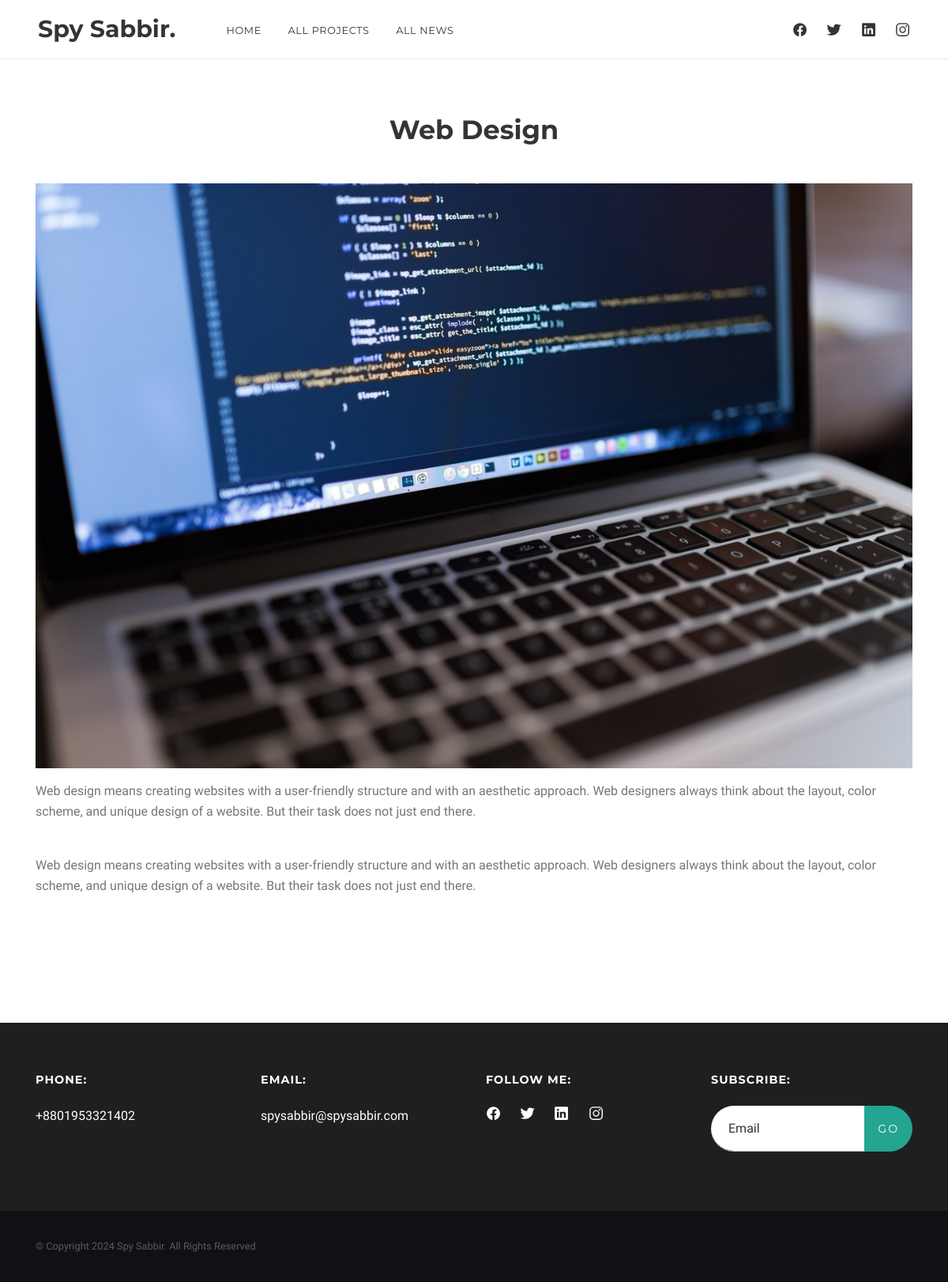
The app's page /services_details.php?id=14 with its own data.
### tables this page shows
CREATE TABLE `theme_default` (
  `id` int(11) NOT NULL,
  `default_item_name` varchar(200) NOT NULL,
  `default_item_value` text NOT NULL
);

CREATE TABLE `services` (
  `id` int(11) NOT NULL,
  `service_icon_name` varchar(100) NOT NULL,
  `service_name` varchar(100) NOT NULL,
  `service_photo` varchar(100) NOT NULL,
  `service_details` text NOT NULL
);

### admin/dbc.php (called while the page is built, shortened)
<?php
function connect_to_db(){
$hostname = "localhost";
$username = "root";
$password = "";
$database_name = "portfolio";
return $db_connect = mysqli_connect($hostname, $username, $password, $database_name);
}
function spy_sabbir_update($table_name, $update_name){
    $query = "SELECT default_item_value FROM $table_name WHERE default_item_name = '$update_name'";
    return mysqli_fetch_assoc(mysqli_query(connect_to_db(), $query))['default_item_value'];
}
?>

### services_details.php (the view)
<?php
  require_once 'header.php';
  require_once "admin/dbc.php";
  $id =$_GET['id'];
  $select_query = "SELECT * FROM services WHERE id= $id";
  $single_service = mysqli_fetch_assoc(mysqli_query(connect_to_db(), $select_query));
?>
 <section id="services" class="section">
    <div class="container">
      <h2 class="text-center" data-aos="fade-up"><?= $single_service['service_name'] ?></h2>
      <section class="mt-4">
        <div class="row">
          <div class="col-md-12 col-lg-12 mb-5 mb-md-0" data-aos="fade-up">
          <img alt="" class="w-100 d-block my-3 text-center" src="img/service/<?= $single_service['service_photo'] ?>">
            <p><?= $single_service['service_details'] ?></p>
                <br>
            <p><?= $single_service['service_details'] ?></p>
          </div>
        </div>
      </section>
    </div>
  </section>
<?php
  require_once 'footer.php';
?>

### header.php (shortened to what this page needs)
<?php
require_once "admin/dbc.php";
?>
<!doctype html>
<html lang="en">
<head>
  <link href="admin/lib/font-awesome/css/font-awesome.css" rel="stylesheet">
  <link rel="stylesheet" href="css/style.css">
</head>
<body>
  <nav id="scrollspy" class="navbar navbar-desctop">
    <div class="d-flex position-relative w-100">
      <a class="navbar-brand" href="index.php"><?= spy_sabbir_update('theme_default', 'owner_name'); ?>.</a>
      <ul class="navbar-nav-desctop mr-auto d-none d-lg-block">
        <?php if($_SERVER['REQUEST_URI'] == "/index.php"){  ?>
          <li><a class="nav-link" href="#home">Home</a></li>
          <li><a class="nav-link" href="#about">About</a></li>
          <li><a class="nav-link" href="#services">Services</a></li>
          <li><a class="nav-link" href="#experience">Experience</a></li>
          <li><a class="nav-link" href="#projects">Projects</a></li>
          <li><a class="nav-link" href="#testimonials">Testimonials</a></li>
          <li><a class="nav-link" href="#news">News</a></li>
        <?php }else{ ?>
          <li><a class="nav-link" href="index.php">Home</a></li>
          <li><a class="nav-link" href="all_project.php">All Projects</a></li>
          <li><a class="nav-link" href="all_news.php">All News</a></li>
        <?php } ?>
      </ul>
      <ul class="social-icons mr-auto mr-lg-0 d-none d-sm-block">
        <li><a href="<?= spy_sabbir_update('theme_default', 'facebook_link'); ?>" target="_blank">
            <ion-icon name="logo-facebook"></ion-icon>
          </a></li>
        <li><a href="<?= spy_sabbir_update('theme_default', 'twitter_link'); ?>" target="_blank">
            <ion-icon name="logo-twitter"></ion-icon>
          </a></li>
        <li><a href="<?= spy_sabbir_update('theme_default', 'instagram_link'); ?>" target="_blank">
            <ion-icon name="logo-linkedin"></ion-icon>
          </a></li>
        <li><a href="<?= spy_sabbir_update('theme_default', 'linkedin_link'); ?>" target="_blank">
            <ion-icon name="logo-instagram"></ion-icon>
          </a></li>
      </ul>
    </div>
  </nav>

### footer.php (shortened to what this page needs)
 <footer>
   <div class="section py-5 pb-0" style="background-color: <?= spy_sabbir_update('theme_default', 'primary_background_color'); ?>;">
     <div class="container">
       <div class="row">
         <div class="col-md-6 col-lg-3">
           <h6 class="text-white mb-4">Phone:</h6>
           <p class="text-white mb-4"><?= spy_sabbir_update('theme_default', 'owner_phone_number'); ?></p>
         </div>
         <div class="col-md-6 col-lg-3">
           <h6 class="text-white mb-4">Email:</h6>
           <p class="text-white mb-4"><?= spy_sabbir_update('theme_default', 'owner_email_address'); ?></p>
         </div>
         <div class="col-md-6 col-lg-3">
           <h6 class="text-white mb-4">Follow me:</h6>
           <ul class="social-icons">
             <li><a href="<?= spy_sabbir_update('theme_default', 'facebook_link'); ?>" target="_blank">
                 <ion-icon name="logo-facebook"></ion-icon>
               </a></li>
             <li><a href="<?= spy_sabbir_update('theme_default', 'twitter_link'); ?>" target="_blank">
                 <ion-icon name="logo-twitter"></ion-icon>
               </a></li>
             <li><a href="<?= spy_sabbir_update('theme_default', 'instagram_link'); ?>" target="_blank">
                 <ion-icon name="logo-linkedin"></ion-icon>
               </a></li>
             <li><a href="<?= spy_sabbir_update('theme_default', 'linkedin_link'); ?>" target="_blank">
                 <ion-icon name="logo-instagram"></ion-icon>
               </a></li>
           </ul>
         </div>
         <div class="col-md-6 col-lg-3">
           <h6 class="text-white mb-4">Subscribe:</h6>
           <form id="subscription_form" method="POST" action="subscriber_post.php">
             <div class="input-group">
               <input type="email" class="form-control" id="subscriber_email" name="subscriber_email" placeholder="Email" value="">
               <div class="input-group-append">
                 <button id="subscribe_button" class="btn px-3 text-white" type="button">Go</button>
               </div>
             </div>
           </form>
         </div>
       </div>
     </div>
   </div>
   <div class="footer-copy section-sm">
     <div class="container">© Copyright <?= date("Y") ?> <?= spy_sabbir_update('theme_default', 'owner_name'); ?>. All Rights Reserved</div>
   </div>
 </footer>
</body>
</html>

### css/style.css (style rules this page uses)
html { -webkit-font-smoothing: antialiased; }
body { font-family: 'Work Sans', sans-serif; font-size: 1rem; line-height: 1.625em; color:#767676; }
h2, .h2 { position: relative; font-family: 'Montserrat', sans-serif; font-weight: 700; font-size: 2.1rem; line-height: 1.2; color: #343434; margin:2rem 0; }
h6, .h6 { font-family: 'Montserrat', sans-serif; font-weight: 700; font-size: 0.9rem; letter-spacing: 1px; line-height: 1.2; color: #343434; margin:1rem 0; text-transform: uppercase; }
p { margin-bottom: 1rem; }
ul { list-style: none; padding-left: 0; }
a { color:#23a592; -webkit-transition: color .3s ease-out; -o-transition: color .3s ease-out; transition: color .3s ease-out; }
.form-control, textarea.form-control { font-size: 1em; height: 3.625em; border-radius: 0; padding-left: 22px; color: #343434; background-color: transparent; border:0; border-bottom:1px solid #c3c3c3; -webkit-box-shadow:none; box-shadow:none; -webkit-appearance: none; -webkit-transition: all .15s; -o-transition: all .15s; transition: all .15s; }
.input-group .form-control { background-color: #fff; border-radius: 30px 0 0 30px; }
.btn { font-family: 'Montserrat', sans-serif; position: relative; display: inline-block; border:0.2em solid #23a592; border-radius: 30px; padding:1.2em 2.4em 1.15em; font-size: 0.875em; color:#fff; white-space: nowrap; text-align: center; letter-spacing: 0.15em; text-transform: uppercase; text-decoration: none; background-color:#23a592; border-width: 1px; -webkit-transition: all .3s ease-out!important; transition: all .3s ease-out!important; }
ion-icon { color:#23a592; font-size: 3.8rem; --ionicon-stroke-width: 17px; }
.text-white { color:#fff!important; }
.navbar { position: absolute; z-index: 10; width: 100%; padding: 0 3rem; border-bottom: 1px solid rgba(52,52,52,0.1); height:4.7rem; }
.navbar { padding: 0 1.5rem; }
@media (min-width: 992px) { .navbar { padding: 0 3rem; } }
.navbar, .navbar a, .navbar a:hover, .navbar a:focus { color:#343434; }
.navbar-brand { float: left; font-family: 'Montserrat', sans-serif; font-size:1.875rem; font-weight: 700; color:#fff; margin-right: 4rem; padding:0; line-height: 1; }
.navbar ul { margin-bottom:0; }
.navbar-desctop .social-icons { margin:0.38rem 0 0 -1.5rem; }
.social-icons { margin-left: -1.5rem; }
.social-icons li { float: left; margin-left: 1.5rem; }
.social-icons ion-icon { display: block; font-size:1.2rem; color:#343434; transition: all 0.3s ease; }
.navbar-desctop:before { content:''; position: absolute; top:0; left:0; width: 100%; height: 0; background:#fff; transition: all 0.3s ease; }
.navbar-nav-desctop { font-family: 'Montserrat', sans-serif; font-size:0.8rem; text-transform: uppercase; font-weight: 400; letter-spacing: 0.05em; margin-top:0.3rem; }
.nav-link { padding: 0; }
.navbar-nav-desctop li a { color: #343434; transition:all 0.3s; }
.navbar-nav-desctop > li { position: relative; float: left; margin-right: 2.1rem; }
.navbar-nav-desctop > li > a { display: flex; align-items: center; }
.section { position: relative; padding:9rem 0; }
.section-sm { padding: 6rem 0; }
.section h2 { margin-top: 0; }
footer { color:#f5f5f5; }
footer a { color: #fff; }
footer ul { font-family: 'Montserrat', sans-serif; text-transform: uppercase; font-size: 0.8rem; letter-spacing: 1px; }
footer ul li { margin-bottom: 0.5rem; }
footer .social-icons ion-icon { color: #fff; }
.footer-copy { padding:2rem 0; background-color: #101117; font-size: 0.8rem; color:#5a5a5a; }

### records on screen
theme_default: default_item_value "Spy Sabbir"
services: service_name "Web Design", service_photo (picture), service_details "Web design means creating websites with a user-friendly structure and with an aesthetic approach. Web designers always think about the layout, color scheme, and unique design of a website. But their task does not just end there."
theme_default: default_item_value "+8801953321402"
theme_default: default_item_value "spysabbir@spysabbir.com"
